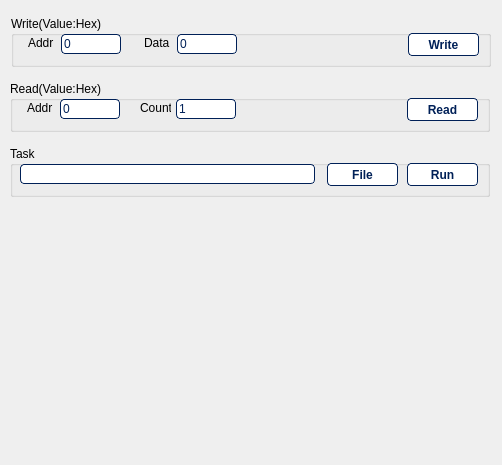
<?xml version="1.0" encoding="UTF-8"?>
<ui version="4.0">
 <class>Form</class>
 <widget class="QWidget" name="Form">
  <property name="geometry">
   <rect>
    <x>0</x>
    <y>0</y>
    <width>502</width>
    <height>465</height>
   </rect>
  </property>
  <property name="windowTitle">
   <string>Common Cmd</string>
  </property>
  <property name="styleSheet">
   <string notr="true">QToolBox::tab:second {
    background: #009deb;
    border-radius: 5px;
    color: black;
}

QToolBox::tab:first {
    background: #4ade00;
    border-radius: 5px;
    color: black;
}

QToolBox::tab:last {
    background: #f95300;
    border-radius: 5px;
    color: black;
}

QToolBox::tab:selected {
    font: italic;
    color: white;
}

QPushButton {
	background-color: rgb(255,255,255);
	border:1px solid rgb(0,32,87);
	border-radius: 4px;
	color: rgb(0,32,87);
	height: 23px;
	margin-left: 2px;
	margin-right: 2px;
	padding: 0 5px 0 5px;
	font: bold;
	}
QPushButton:hover{
	background-color: rgb(0,32,87);
	color: rgb(255, 255, 255);
	}
QPushButton:pressed{
	margin: 3px;
	}

QComboBox{
	border: 1px solid rgb(0,32,87);
	border-radius: 0px;
	padding: 0 0 0 2px;
	height: 22px;
	}
QComboBox:down-button {
	background-color: rgb(255, 255, 255);
	}

QLineEdit
{
	border:1px solid rgb(0,32,87);
	color: rgb(0,32,87);
	border-radius: 4px;
}</string>
  </property>
  <widget class="QGroupBox" name="groupBox">
   <property name="geometry">
    <rect>
     <x>11</x>
     <y>16</y>
     <width>480</width>
     <height>51</height>
    </rect>
   </property>
   <property name="title">
    <string>Write(Value:Hex)</string>
   </property>
   <widget class="QLineEdit" name="LE_writeData">
    <property name="geometry">
     <rect>
      <x>166</x>
      <y>18</y>
      <width>60</width>
      <height>20</height>
     </rect>
    </property>
    <property name="text">
     <string>0</string>
    </property>
    <property name="maxLength">
     <number>8</number>
    </property>
    <property name="alignment">
     <set>Qt::AlignLeading|Qt::AlignLeft|Qt::AlignVCenter</set>
    </property>
   </widget>
   <widget class="QLabel" name="label_2">
    <property name="geometry">
     <rect>
      <x>17</x>
      <y>19</y>
      <width>41</width>
      <height>16</height>
     </rect>
    </property>
    <property name="text">
     <string>Addr</string>
    </property>
   </widget>
   <widget class="QLineEdit" name="LE_writeAddr">
    <property name="geometry">
     <rect>
      <x>50</x>
      <y>18</y>
      <width>60</width>
      <height>20</height>
     </rect>
    </property>
    <property name="text">
     <string>0</string>
    </property>
    <property name="maxLength">
     <number>8</number>
    </property>
    <property name="frame">
     <bool>false</bool>
    </property>
    <property name="alignment">
     <set>Qt::AlignLeading|Qt::AlignLeft|Qt::AlignVCenter</set>
    </property>
   </widget>
   <widget class="QLabel" name="label_3">
    <property name="geometry">
     <rect>
      <x>133</x>
      <y>19</y>
      <width>31</width>
      <height>16</height>
     </rect>
    </property>
    <property name="text">
     <string>Data</string>
    </property>
   </widget>
   <widget class="QPushButton" name="PB_write">
    <property name="geometry">
     <rect>
      <x>395</x>
      <y>17</y>
      <width>75</width>
      <height>23</height>
     </rect>
    </property>
    <property name="text">
     <string>Write</string>
    </property>
   </widget>
  </widget>
  <widget class="QGroupBox" name="groupBox_3">
   <property name="geometry">
    <rect>
     <x>10</x>
     <y>81</y>
     <width>480</width>
     <height>51</height>
    </rect>
   </property>
   <property name="title">
    <string>Read(Value:Hex)</string>
   </property>
   <widget class="QLineEdit" name="LE_readCount">
    <property name="geometry">
     <rect>
      <x>166</x>
      <y>18</y>
      <width>60</width>
      <height>20</height>
     </rect>
    </property>
    <property name="text">
     <string>1</string>
    </property>
    <property name="alignment">
     <set>Qt::AlignLeading|Qt::AlignLeft|Qt::AlignVCenter</set>
    </property>
   </widget>
   <widget class="QLabel" name="label_4">
    <property name="geometry">
     <rect>
      <x>17</x>
      <y>19</y>
      <width>31</width>
      <height>16</height>
     </rect>
    </property>
    <property name="text">
     <string>Addr</string>
    </property>
   </widget>
   <widget class="QLineEdit" name="LE_readAddr">
    <property name="geometry">
     <rect>
      <x>50</x>
      <y>18</y>
      <width>60</width>
      <height>20</height>
     </rect>
    </property>
    <property name="text">
     <string>0</string>
    </property>
    <property name="maxLength">
     <number>8</number>
    </property>
    <property name="frame">
     <bool>false</bool>
    </property>
    <property name="alignment">
     <set>Qt::AlignLeading|Qt::AlignLeft|Qt::AlignVCenter</set>
    </property>
   </widget>
   <widget class="QLabel" name="label_5">
    <property name="geometry">
     <rect>
      <x>130</x>
      <y>19</y>
      <width>31</width>
      <height>16</height>
     </rect>
    </property>
    <property name="text">
     <string>Count</string>
    </property>
   </widget>
   <widget class="QPushButton" name="PB_read">
    <property name="geometry">
     <rect>
      <x>395</x>
      <y>17</y>
      <width>75</width>
      <height>23</height>
     </rect>
    </property>
    <property name="text">
     <string>Read</string>
    </property>
   </widget>
  </widget>
  <widget class="QGroupBox" name="groupBox_2">
   <property name="geometry">
    <rect>
     <x>10</x>
     <y>146</y>
     <width>480</width>
     <height>51</height>
    </rect>
   </property>
   <property name="title">
    <string>Task</string>
   </property>
   <widget class="QLineEdit" name="LE_taskFile">
    <property name="geometry">
     <rect>
      <x>10</x>
      <y>18</y>
      <width>295</width>
      <height>20</height>
     </rect>
    </property>
    <property name="sizePolicy">
     <sizepolicy hsizetype="Fixed" vsizetype="Fixed">
      <horstretch>0</horstretch>
      <verstretch>0</verstretch>
     </sizepolicy>
    </property>
    <property name="text">
     <string/>
    </property>
    <property name="readOnly">
     <bool>true</bool>
    </property>
   </widget>
   <widget class="QPushButton" name="PB_taskFile">
    <property name="geometry">
     <rect>
      <x>315</x>
      <y>17</y>
      <width>75</width>
      <height>23</height>
     </rect>
    </property>
    <property name="text">
     <string>File</string>
    </property>
   </widget>
   <widget class="QPushButton" name="PB_taskRun">
    <property name="geometry">
     <rect>
      <x>395</x>
      <y>17</y>
      <width>75</width>
      <height>23</height>
     </rect>
    </property>
    <property name="text">
     <string>Run</string>
    </property>
   </widget>
  </widget>
 </widget>
 <resources/>
 <connections/>
</ui>
